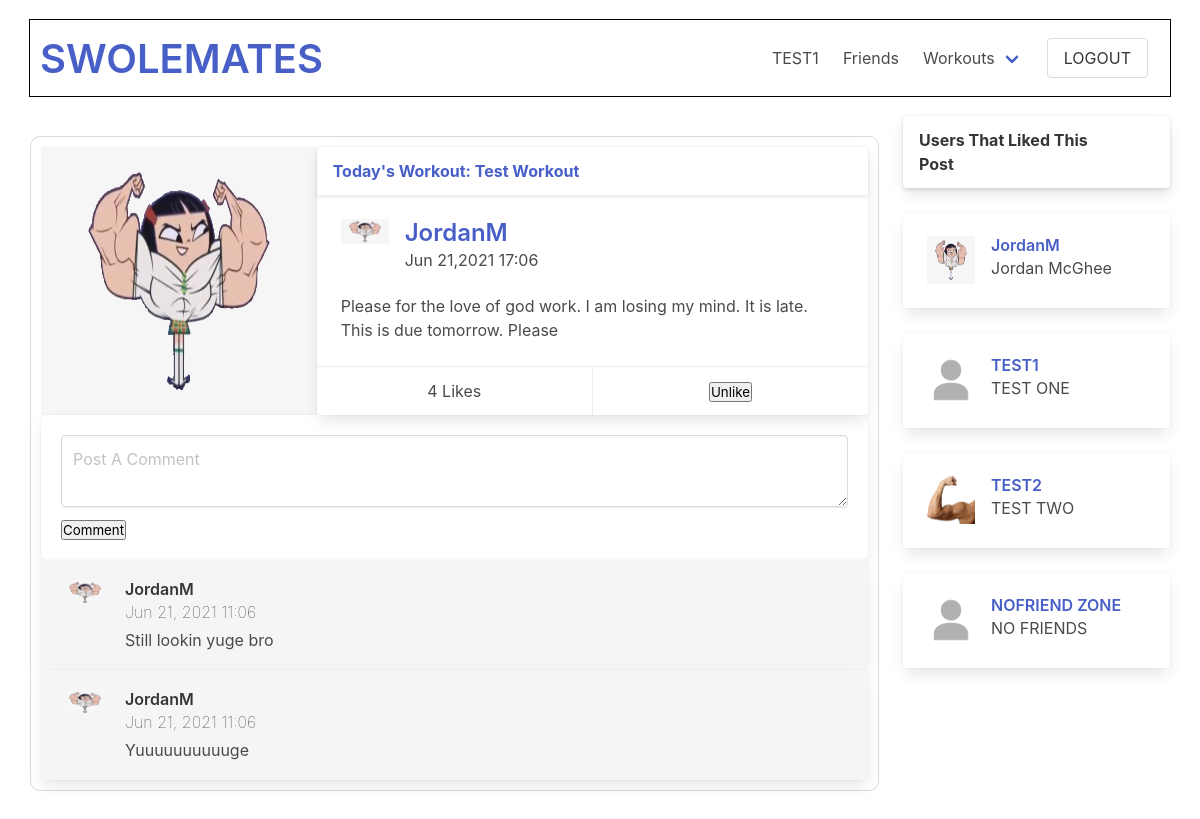
The page /swolemates/post/31 (signed in) on the database its author committed.
### swolemates_app/models.py (models this page shows, shortened)
class User(models.Model):
    first_name = models.CharField(max_length = 50)
    last_name = models.CharField(max_length = 50)
    username = models.CharField(max_length=45, unique=True)
    email = models.EmailField(unique=True)
    password = models.CharField(max_length = 60)
    profile_photo = models.ImageField(default='default.png', upload_to = "images/")
    bio = models.TextField(blank=True, null=True)
    fav_exercises = models.TextField(blank=True, null=True)
    objects = UserManager()
    friends = models.ManyToManyField('self', blank=True)
    created_at = models.DateTimeField(auto_now_add=True)
    updated_at = models.DateTimeField(auto_now=True)
    def __str__(self):
        return self.username

class Post(models.Model):
    content = models.TextField()
    image = models.ImageField(null=True, blank=True, upload_to = "images/")
    posted_by = models.ForeignKey(User, related_name="posts", on_delete=models.CASCADE)
    liked_by = models.ManyToManyField(User, related_name="liked_posts", blank=True)
    workout = models.ForeignKey(Workout, null=True, blank=True, related_name="posts", on_delete=models.SET_NULL)
    objects = PostCommentManager()
    created_at = models.DateTimeField(auto_now_add=True)
    updated_at = models.DateTimeField(auto_now=True)

class Workout(models.Model):
    name = models.CharField(max_length=50)
    created_by = models.ForeignKey(User, related_name="workouts", on_delete=models.CASCADE)
    liked_by = models.ManyToManyField(User, related_name="liked_workouts", blank=True)
    objects = WorkoutManager()
    created_at = models.DateTimeField(auto_now_add=True)
    updated_at = models.DateTimeField(auto_now=True)

class Comment(models.Model):
    content = models.TextField()
    post = models.ForeignKey(Post, related_name="comments", on_delete=models.CASCADE)
    posted_by = models.ForeignKey(User, related_name="comments", on_delete=models.CASCADE)
    liked_by = models.ManyToManyField(User, related_name="liked_comments", blank=True)
    objects = PostCommentManager()
    created_at = models.DateTimeField(auto_now_add=True)
    updated_at = models.DateTimeField(auto_now=True)

### swolemates_app/views.py (the view)
# urls.py: path('swolemates/post/<int:post_id>', views.view_post),
def view_post(request,post_id):
    post = Post.objects.get(id=post_id)
    context = {
        "user": User.objects.get(id=request.session["user_id"]),
        "profile": post.posted_by,
        "post": post,
    }
    return render(request, "post_view.html", context)

### swolemates_app/templates/post_view.html (shortened to what this page needs)
<!DOCTYPE html>
<html lang="en">
<head>
    <link rel="stylesheet" href="https://cdn.jsdelivr.net/npm/bulma@0.9.3/css/bulma.min.css">
    {% load static %}
    <link rel="stylesheet" href="{% static 'css/home_page.css' %}">
</head>
<body>
    <div id="wrapper">
        <nav class="navbar">
            <div class="navbar-brand">
                    <p class="title is-2 is-align-self-center" id="wtf"><a href="/swolemates">SWOLEMATES</a></p>
            </div>
            <div class="navbar-menu navbar-end">
                <a href="/swolemates/user/{{user.username}}" class="navbar-item">
                    {{user.username}}
                </a>
                <a href="/swolemates/user/{{user.username}}/friends" class="navbar-item">
                    Friends
                </a>
                <div class="navbar-item has-dropdown is-hoverable">
                    <a href="/swolemates/user/{{user.username}}/workouts" class="navbar-link">
                        Workouts
                    </a>
                </div>
                <div class="navbar-item">
                    <form action="/logout" method="POST">
                        <input type="submit" value="LOGOUT" class="button" id="logout">
                    </form>
                </div>
            </div>
        </nav>
    <div class="tile is-ancestor is-align-items-flex-start">
        <div class="tile is-parent is-vertical is-9">
            <div class="tile is-child is-vertical">
                <div class="post">
                    <div class="tile is-12">
                            {% if post.image %}
                                <div class="tile is-4">
                                    <img src="/media/{{post.image}}" alt="{{post.posted_by}} image">
                                </div>
                            {% endif %}
                            <div class="tile" id="test">
                                <div class="card">
                                    {% if post.workout %}
                                    <header class="card-header">
                                        <p class="card-header-title">
                                            <a href="/swolemates/workout/{{post.workout.id}}">Today's Workout: {{post.workout.name}}</a>
                                        </p>
                                    </header>
                                    {% endif %}
                                    <div class="card-content">
                                        <div class="media">
                                            <div class="media-left">
                                                <figure class="image is-48x48">
                                                <img src="/media/{{post.posted_by.profile_photo}}" alt="profile photo">
                                                </figure>
                                            </div>
                                            <div class="media-content">
                                                <p class="title is-4"><a href="/swolemates/user/{{post.posted_by.username}}">{{post.posted_by}}</a></p>
                                                <p class="subtitle is-6">{{post.updated_at|date:"M d,Y H:m "}} {% if post.posted_by == user %}|  <a href="/swolemates/post/{{post.id}}/edit">Edit Post</a> {% endif %}</p>
                                            </div>
                                        </div>
                                        <div class="content">
                                            <p>{{post.content}}</p>
                                        </div>
                                    </div>
                                    <footer class="card-footer">
                                        <p class="card-footer-item">{{post.liked_by.all|length}} Likes</p>
                                        {% if user in post.liked_by.all %}
                                            <div class="card-footer-item">
                                                <form action="/swolemates/post/{{post.id}}/remove_like" method="POST" >
                                                    <input type="submit" value="Unlike">
                                                </form>
                                            </div>
                                        {% endif %}
                                    </footer>
                                </div>
                            </div>
                    </div>
                    <div class="tile is-12">
                        <div class="box">
                            <div class="media">
                                <form action="/swolemates/post/{{post.id}}/add_comment" method="POST">
                                <div class="media-content">
                                    <textarea class="textarea" name="content" id="home-text-area" cols="300" rows="2" placeholder="Post A Comment"></textarea>
                                </div>
                                <div class="media">
                                    <input type="submit" value="Comment">
                                </div>
                                </form>
                            </div>
                        </div>
                    </div>
                    <div class="tile is-12 is-vertical">
                            {% for comment in post.comments.all %}
                            <div class="tile">
                                <div class="box" id="comment">
                                    <div class="media">
                                        <div class="media-left">
                                            <figure class="image is-48x48">
                                            <img src="/media/{{comment.posted_by.profile_photo}}" alt="profile photo">
                                            </figure>
                                        </div>
                                        <div class="media-content">
                                            <p class="title is-6">{{comment.posted_by}}</p>
                                            <p class="subtitle is-6" id="comment-time">{{comment.updated_at|date:"M d, Y H:m "}}</p>
                                            <p class="subtitle is-6" id="comment-content">{{comment.content}}</p>
                                        </div>
                                    </div>
                                </div>
                            </div>
                            {% endfor %}
                        </div>
                </div>
            </div>
        </div>
        <div class="tile is-parent is-vertical is-align-items-flex-start">
                <div class="tile is-child is-12">
                    <div class="card">
                        <header class="card-header">
                        <p class="card-header-title">
                            Users That Liked This Post
                        </p>
                        <button class="card-header-icon" aria-label="more options">
                            <span class="icon">
                            </span>
                        </button>
                        </header>
                    </div>
                </div>
                {% for person in post.liked_by.all %}
                    <div class="tile is-child is-12">
                        <div class="card">
                            <div class="card-content">
                                <div class="media">
                                    <div class="media-left">
                                        <img src="/media/{{person.profile_photo}}" alt="{{friend.username}}'s profile pic" class="image is-48x48">
                                    </div>
                                    <div class="media-content">
                                        <p class="title is-6"><a href="/swolemates/user/{{person.username}}">{{ person.username }}</a></p>
                                        <p class="subtitle is-6">{{ person.first_name }} {{ person.last_name }}</p>
                                    </div>
                                </div>
                            </div>
                        </div>
                    </div>
                {% endfor %}
        </div>
        </div>
    </div>
</body>
</html>

### swolemates_app/static/css/home_page.css (style rules this page uses)
* { margin: 0px; padding: 0px; }
#wrapper { width: 95%; margin: auto; }
.is-ancestor { margin: auto; }
#wtf { margin-bottom: 0px; padding-bottom: 0px; }
nav { margin: 20px auto; padding: 10px; outline: 1px solid black; }
#home-text-area { width: 100%; }
#test .card { width: 100%; }
.post { margin: 20px auto; padding: 10px; border: 1px solid rgb(0, 0, 0, .15); border-radius: 10px; }
.box { width: 100%; }
#comment { background-color: #f5f5f5; }
#comment-time { font-weight: lighter; color: rgb(0, 0, 0, .85); margin-bottom: 8px; }
#comment-content { margin-top: 0px; }

### rows shown on the page
User: username "TEST1", profile_photo (placeholder picture), first_name "TEST", last_name "ONE"
Post: image (picture), workout.name "Test Workout", posted_by.profile_photo (picture), posted_by "JordanM", updated_at "Jun 21,2021 17:06", content "Please for the love of god work. I am losing my mind. It is late. This is due tomorrow. Please", liked_by.all|length "4"
Comment: posted_by.profile_photo (picture), posted_by "JordanM", updated_at "Jun 21, 2021 11:06", content "Still lookin yuge bro"
Comment: posted_by.profile_photo (picture), posted_by "JordanM", updated_at "Jun 21, 2021 11:06", content "Yuuuuuuuuuuge"
User: profile_photo (picture), username "JordanM", first_name "Jordan", last_name "McGhee"
User: profile_photo (picture), username "TEST2", first_name "TEST", last_name "TWO"
User: profile_photo (placeholder picture), username "NOFRIEND ZONE", first_name "NO", last_name "FRIENDS"
